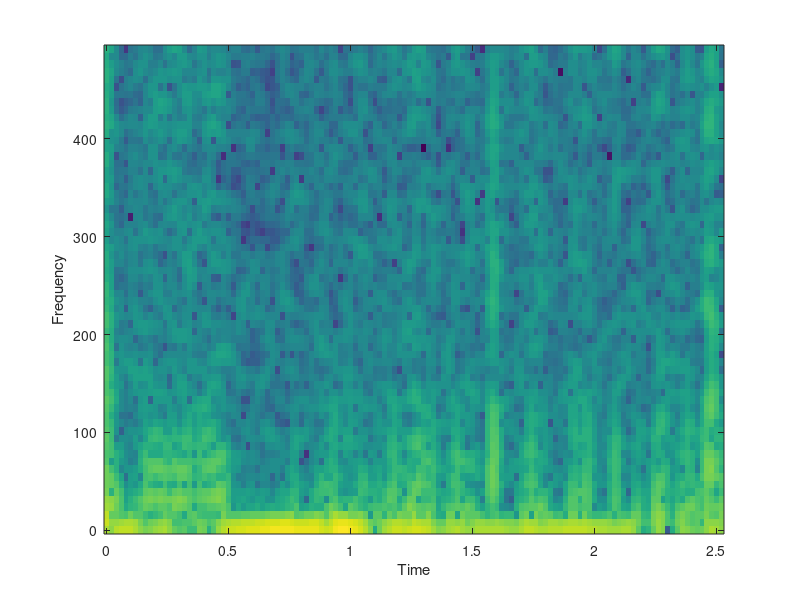

Write the MATLAB code that produced this figure.
clear all;

addpath('/usr/share/octave/packages/signal-1.3.2'); %incluye el specgram

load intensidad_RGB.mat; % brillo, 1 es R, 2 es G, 3 es B.
%load audio_det.mat;
%
%video_length = length(brillo);
%
%frec_video = 29.37; %frecuencia muestreo video
%t_video = 1/(2*pi*frec_video); %tiempo muestreo video
%
%frec_audio = 50; %frecuencia muestreo audio
%t_audio = 1/(2*pi*frec_audio); %tiempo muestreo audio
%
%ejeXvideo = 0 : t_video : ((video_length-1)*t_video);
%
%ejeXaudio = 0 : t_video : 10;

%printf('hola\n');

%yts = specgram(brillo, 256, 1000, [], 200);

x = chirp([0:0.001:2],0,2,500);
length(x)
length(brillo(:,1))
Fs = 1000;
step = ceil(20*Fs/1000);
window = ceil(100*Fs/1000);
%yts = specgram(x, 2^nextpow2(window), Fs, window, window - step);

figure;

specgram(brillo(:,3), 2^nextpow2(window), Fs, window, window - step);

%%semilogy(5:25,PeDig,'b');
%%ylim([10^-6  1]);
%%hold on;
%%semilogy(5:25,PeDigTeorica,'k');
%%ylim([10^-6  1]);
%%plot( ejeXvideo, brillo);
%%plot( ejeXvideo, brillo(:,2));
%xlabel('t [s]');
%ylabel('brillo [dB]');
%%legend('Curva simulada','Curva teorica','location','NorthEastOutside');
%title('Titulo');
print -djpg imagen_cardiometro.jpg; %Octave
%grid minor;
 
